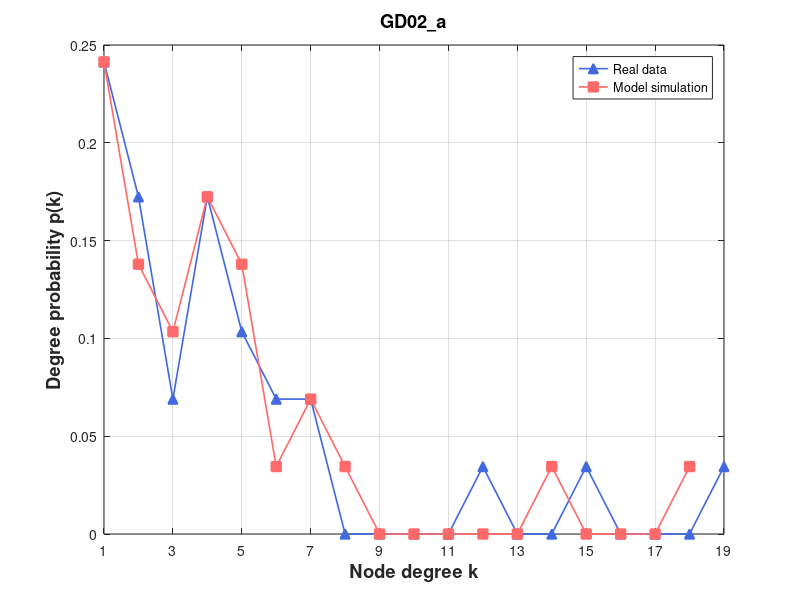

This figure's MATLAB source:
% Create some data
% 定义度数直方图

degree_hist1 =  [0, 7, 5, 2, 5, 3, 2, 2, 0, 0, 0, 0, 1, 0, 0, 1, 0, 0, 0, 1];
degree_hist2 =   [0, 7, 4, 3, 5, 4, 1, 2, 1, 0, 0, 0, 0, 0, 1, 0, 0, 0, 1];

% 将度数直方图转换为浮点型数组

degree_hist1 = double(degree_hist1);
degree_hist2 = double(degree_hist2);

degree1 = degree_hist1(2:end);
degree2 = degree_hist2(2:end);
% 计算度数概率
degree_prob1 = degree1 / sum(degree1);
degree_prob2 = degree2 / sum(degree2);

figure

set(gca, 'FontSize', 12);

  
plot(1:length(degree_prob1), degree_prob1, '^-','Color',[65/256,105/256,225/256],'LineWidth',1.2,'Markersize',7,'MarkerFaceColor',[65/256,105/256,225/256])

hold on
%plot(eb, predictionData,'ro-','LineWidth',1.2,'Markersize',7,'MarkerFaceColor','r')
%plot(eb, predictionData, 's-','Color',[171/256,130/256,255/256],'LineWidth',1.2,'Markersize',7,'MarkerFaceColor',[171/256,130/256,255/256]) 
%plot(eb, epsilon7, 's-','Color',[0/256,206/256,209/256],'LineWidth',1.2,'Markersize',7,'MarkerFaceColor',[0/256,206/256,209/256])

%plot(eb, size700, 's-','Color',[171/256,130/256,255/256],'LineWidth',1.2,'Markersize',7,'MarkerFaceColor',[171/256,130/256,255/256]) %Purple
plot(1:length(degree_prob2), degree_prob2, 's-','Color',[255/256,106/256,106/256],'LineWidth',1.2,'Markersize',7,'MarkerFaceColor',[255/256,106/256,106/256])



% Turn on the grid
grid on

% Add title and axis labels
%title('Performance of Baseband QPSK')
xlabel('Node degree k','FontSize',13.2,'FontWeight','bold')
ylabel('Degree probability p(k)','FontSize',13.2,'FontWeight','bold')
legend('Real data', 'Model simulation')
% title('Wikibooks (Initial)', 'FontSize', 13.2, 'FontWeight', 'bold')
title('GD02\_a', 'FontSize', 13.2, 'FontWeight', 'bold')
% axis([0.03 1.02 0 0.35])
%set(gca,'xtick',[xmin:step:xmax])
% set(gca,'xtick',[1:1000:11000])
set(gca,'xtick', 1:2:max(length(degree_prob1),length(degree_prob2)))
% set(gca,'xticklabels',{'0','0.16','0.32','0.48','0.64','0.80'});
%set(gca,'ytick',[0:0.05:0.35])
xlim([1 max(length(degree_prob1),length(degree_prob2))])
%set(gca,'xscale','log')